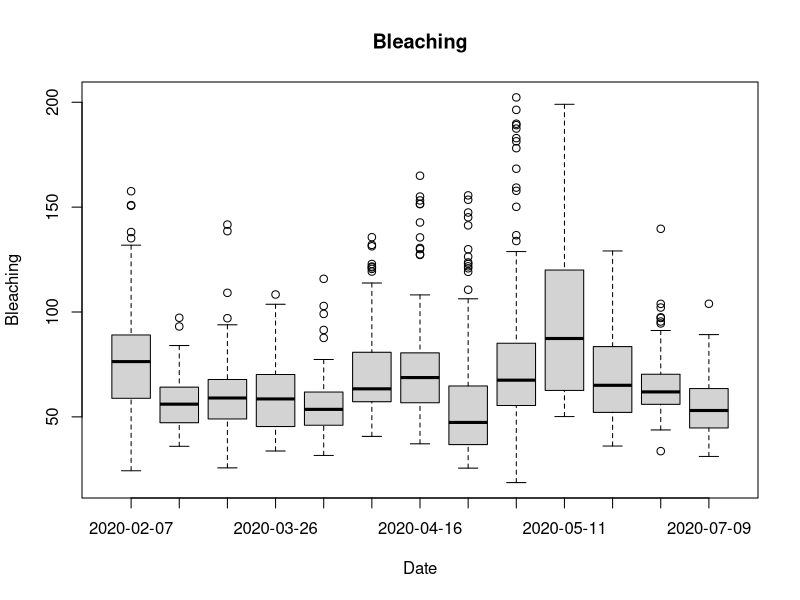
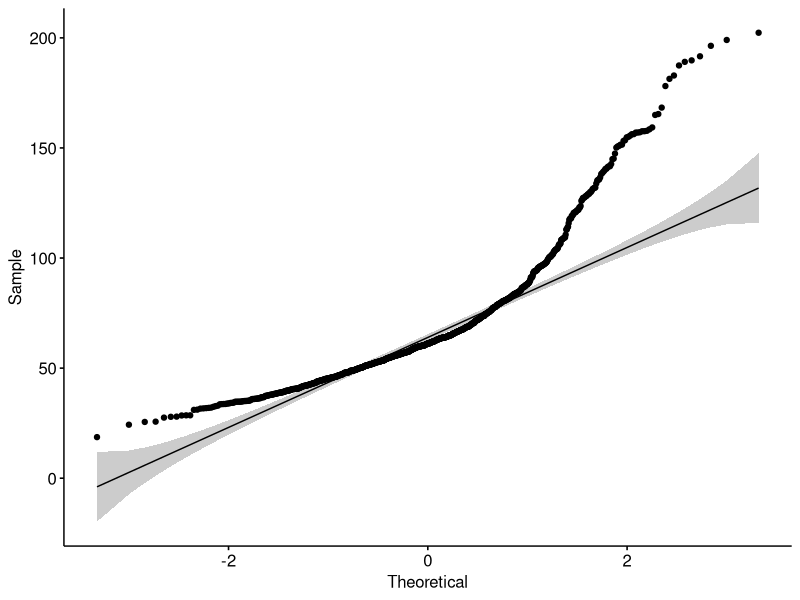
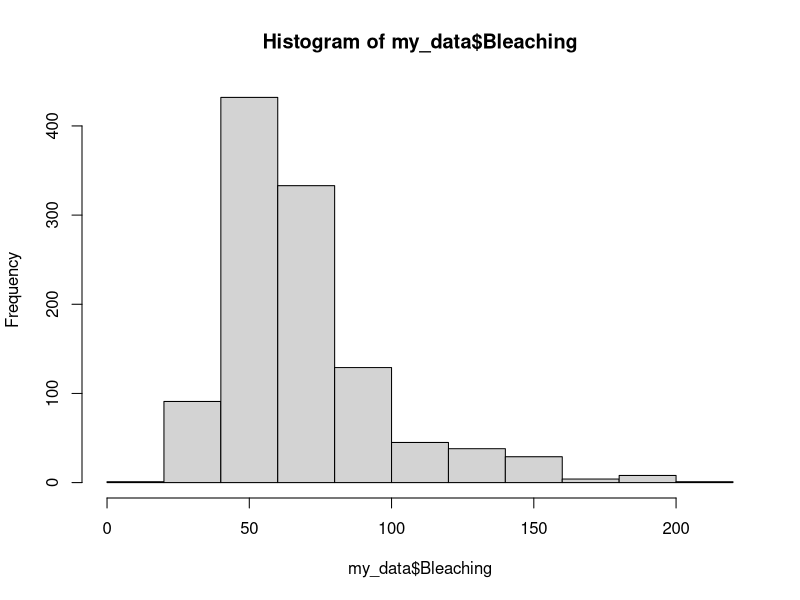

Write R code to recreate these figures, in order. (Note: this script raises an error after producing the figures.)
# loading libraries
library("readxl")
library("tidyverse")
library("lattice")
library("rstatix")
library("ggpubr")
library("lme4")
library("fitdistrplus")
library("lmerTest")

# loading xls files
my_data <- read_excel("ImageJ_R.xlsx", sheet = 2)

# combining relevant sheets of excel file
for (i in 3:19) {
  temp <- read_excel("ImageJ_R.xlsx", sheet = i)
  my_data <- rbind(my_data, temp)
  print(i)
}

# removing unnecessary columns
my_data <- my_data[c(1,3,5,14)]

startdate <- as.Date("2020-02-07","%Y-%m-%d")
my_data$Date2 <- as.numeric(difftime(my_data$Date,startdate ,units="days"), units="days")

my_data = my_data %>% 
  rename(
    Bleaching = `Adjusted brightness (0 - 255)`
  )

# removing rows containing NAs (so the rows that don't contain the average values for brightness/Bleaching)
my_data <- na.omit(my_data)

# write.csv(my_data,"test.csv", row.names = FALSE)

## check repeated measures ANOVA requirements

# visualising data with box plots

boxplot(my_data$`Bleaching` ~ my_data$Date,
        data=my_data, 
        main="Bleaching", 
        xlab="Date", 
        ylab="Bleaching")

# normality tests
ggqqplot(my_data, x = "Bleaching")

hist(my_data$Bleaching)

shapiro_test(my_data$Bleaching)

# not normal -> sqrt transformation
my_data <- transform(my_data, `SQRT Bleaching`= sqrt(Bleaching))

ggqqplot(my_data, x = "SQRT.Bleaching")

hist(my_data$SQRT.Bleaching)

shapiro_test(my_data$SQRT.Bleaching)

# still not normal -> log10 transformation
my_data <- transform(my_data, LOG10.Bleaching= log(Bleaching))

ggqqplot(my_data, x = "LOG10.Bleaching")

hist(my_data$LOG10.Bleaching)

shapiro_test(my_data$LOG10.Bleaching)

# still not normal -> 1/x transformation
my_data <- transform(my_data, INVERSE.Bleaching= 1/Bleaching)

ggqqplot(my_data, x = "INVERSE.Bleaching")

hist(my_data$INVERSE.Bleaching)

shapiro_test(my_data$INVERSE.Bleaching)

# Testing which distribution fits the data best

test <- fitdist(my_data$Bleaching, "norm")
#plot(test)
test$aic

test <- fitdist(my_data$Bleaching, "lnorm")
plot(test)
test$aic

test <- fitdist(my_data$Bleaching, "pois")
#plot(test)
test$aic

test <- fitdist(my_data$Bleaching, "exp")
#plot(test)
test$aic

test <- fitdist(my_data$Bleaching, "gamma")
#plot(test)
test$aic

test <- fitdist(my_data$Bleaching, "nbinom")
#plot(test)
test$aic

test <- fitdist(my_data$Bleaching, "geom")
#plot(test)
test$aic

test <- fitdist(my_data$Bleaching, "beta")
#plot(test)
test$aic

test <- fitdist(my_data$Bleaching, "unif")
#plot(test)
test$aic

test <- fitdist(my_data$Bleaching, "logis")
#plot(test)
test$aic

# A lognormal distribution fits best, so this will be used in the model

# Generalized Linear Mixed Model with Repeated Measures

#Model <- glmer(Bleaching~Origin+Date2 + (1|Structure), family=gaussian, data=my_data)
#print(summary(Model),correlation=FALSE)

Model2 <- glmer(log(Bleaching)~Origin+Date2 + (1|Structure), family=gaussian, data=my_data)
print(summary(Model2),correlation=FALSE)

#Outcome is: Origin has a t-value of 0.410 and Date has a t-value of 0.759
#T-values have to be >= 1.960 (because of high degrees of freedom and 2-tailed test)
#Therefore, null hypothesis is NOT rejected
